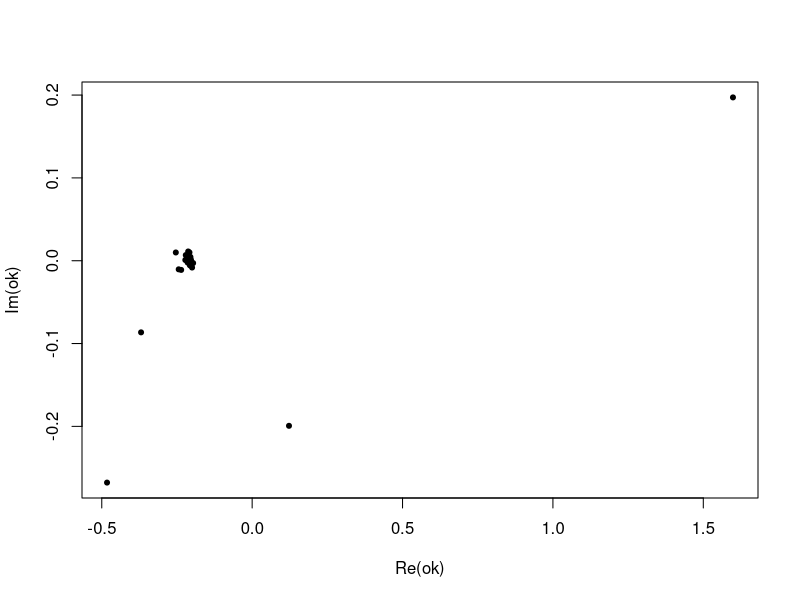

Recreate this plot in R.
library(MASS)
a <- -.25+0i

f <- function(x,c=a) x^2+c # |c| = sqrt(a^2+b^2) < 2

Fx <- function(x,it=0,c=a) {
  if (it==20) {
    f(x)
  } else {  
    Fx(f(x),it+1)
  }
}

n <- 1000
#x <- seq(-.2,.2,len=n)
#y <- seq(-.2,.2,len=n)
x <- rnorm(n)
y <- rnorm(n)
M <- matrix(0,n,n) 

for (i in 1:length(x)) {
  for (j in 1:length(y)) {
    M[i,j] <- complex(re=x[i],im=y[j])
  }
}


Z <- Fx(M)
ok <- Z[which(!(is.na(Z)) & abs(Z)<2)]
plot(Re(ok),Im(ok),pch=20)
